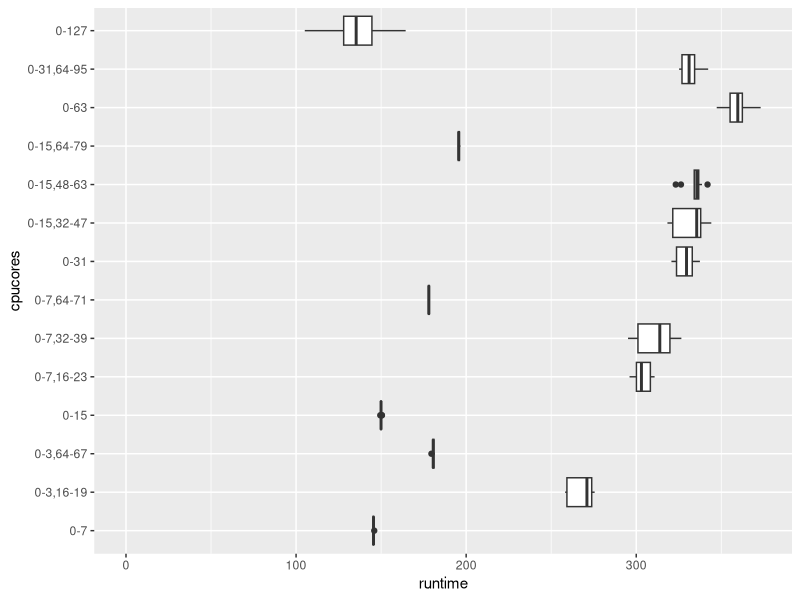
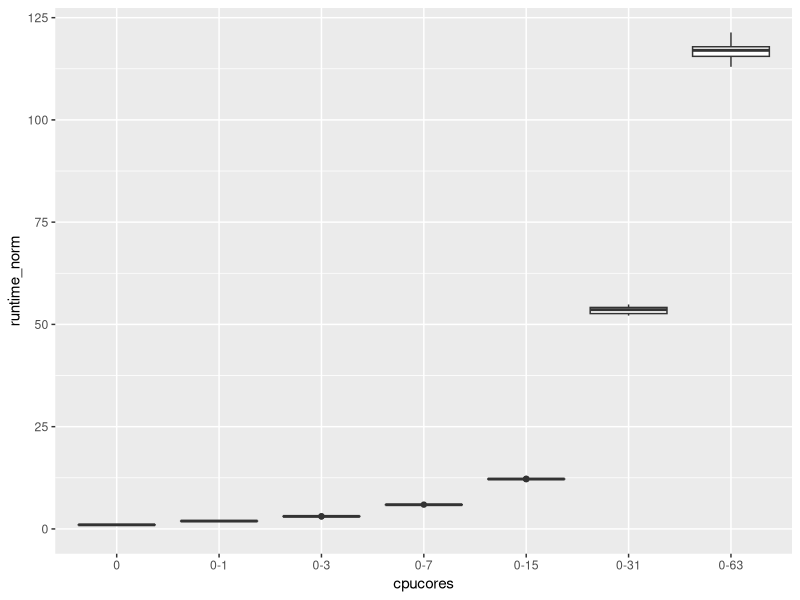

Generate these figures, in order, with R:
## ---- chunk 1

library(tidyverse)

d <- read_delim("res-x1-xgboost.csv", delim=":", 
        col_names = c("instance","tool","cpucores","runtime")) 

cpucores_order <- unique(d$cpucores)

## ---- chunk 2

d %>% mutate(cpucores=factor(cpucores, levels=cpucores_order)) %>% 
  filter(!cpucores %in% c("0","0-1","0-3")) %>% 
  ggplot() + geom_boxplot(aes(x = cpucores, y = runtime)) + ylim(c(0,NA)) +
  coord_flip()

## ---- chunk 3

d %>% mutate(cpucores=factor(cpucores, levels=cpucores_order)) %>% 
  filter(cpucores %in% c("0","0-1","0-3","0-7","0-15","0-31","0-63")) %>% 
  mutate(ncores = as.numeric(gsub(".*-","",cpucores))+1) %>% 
  mutate(runtime_norm = runtime*ncores/min(runtime*ncores)) %>% 
  ggplot() + geom_boxplot(aes(x = cpucores, y = runtime_norm)) + ylim(c(0,NA))

